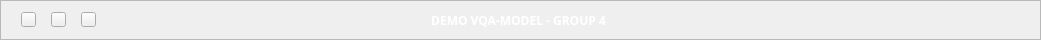
        <widget class="QFrame" name="menuBar">
         <property name="minimumSize">
          <size>
           <width>0</width>
           <height>40</height>
          </size>
         </property>
         <property name="maximumSize">
          <size>
           <width>16777215</width>
           <height>40</height>
          </size>
         </property>
         <property name="font">
          <font>
           <family>Montserrat Thin</family>
          </font>
         </property>
         <property name="frameShape">
          <enum>QFrame::StyledPanel</enum>
         </property>
         <property name="frameShadow">
          <enum>QFrame::Raised</enum>
         </property>
         <layout class="QHBoxLayout" name="horizontalLayout">
          <property name="spacing">
           <number>15</number>
          </property>
          <property name="leftMargin">
           <number>20</number>
          </property>
          <property name="topMargin">
           <number>0</number>
          </property>
          <property name="rightMargin">
           <number>20</number>
          </property>
          <property name="bottomMargin">
           <number>0</number>
          </property>
          <item>
           <widget class="QPushButton" name="btnClose">
            <property name="minimumSize">
             <size>
              <width>15</width>
              <height>15</height>
             </size>
            </property>
            <property name="maximumSize">
             <size>
              <width>15</width>
              <height>15</height>
             </size>
            </property>
            <property name="font">
             <font>
              <family>Montserrat Thin</family>
              <pointsize>11</pointsize>
              <weight>50</weight>
              <italic>false</italic>
              <bold>false</bold>
             </font>
            </property>
            <property name="styleSheet">
             <string notr="true"/>
            </property>
            <property name="text">
             <string/>
            </property>
            <property name="default">
             <bool>false</bool>
            </property>
           </widget>
          </item>
          <item>
           <widget class="QPushButton" name="btnMinimize">
            <property name="minimumSize">
             <size>
              <width>15</width>
              <height>15</height>
             </size>
            </property>
            <property name="maximumSize">
             <size>
              <width>15</width>
              <height>15</height>
             </size>
            </property>
            <property name="font">
             <font>
              <family>Montserrat Thin</family>
              <pointsize>11</pointsize>
              <weight>50</weight>
              <italic>false</italic>
              <bold>false</bold>
             </font>
            </property>
            <property name="styleSheet">
             <string notr="true"/>
            </property>
            <property name="text">
             <string/>
            </property>
           </widget>
          </item>
          <item>
           <widget class="QPushButton" name="btnMaximize">
            <property name="minimumSize">
             <size>
              <width>15</width>
              <height>15</height>
             </size>
            </property>
            <property name="maximumSize">
             <size>
              <width>15</width>
              <height>15</height>
             </size>
            </property>
            <property name="font">
             <font>
              <family>Montserrat Thin</family>
              <pointsize>11</pointsize>
              <weight>50</weight>
              <italic>false</italic>
              <bold>false</bold>
             </font>
            </property>
            <property name="styleSheet">
             <string notr="true"/>
            </property>
            <property name="text">
             <string/>
            </property>
           </widget>
          </item>
          <item>
           <spacer name="horizontalSpacer">
            <property name="font">
             <font>
              <family>Montserrat Thin</family>
             </font>
            </property>
            <property name="orientation">
             <enum>Qt::Horizontal</enum>
            </property>
            <property name="sizeHint" stdset="0">
             <size>
              <width>320</width>
              <height>35</height>
             </size>
            </property>
           </spacer>
          </item>
          <item>
           <widget class="QLabel" name="lblSubtle">
            <property name="font">
             <font>
              <family>Montserrat Thin</family>
              <weight>75</weight>
              <bold>true</bold>
             </font>
            </property>
            <property name="styleSheet">
             <string notr="true">color: rgba(255, 255, 255, 255);</string>
            </property>
            <property name="text">
             <string>DEMO VQA-MODEL - GROUP 4</string>
            </property>
            <property name="alignment">
             <set>Qt::AlignCenter</set>
            </property>
           </widget>
          </item>
          <item>
           <spacer name="horizontalSpacer_2">
            <property name="font">
             <font>
              <family>Montserrat Thin</family>
             </font>
            </property>
            <property name="orientation">
             <enum>Qt::Horizontal</enum>
            </property>
            <property name="sizeHint" stdset="0">
             <size>
              <width>319</width>
              <height>35</height>
             </size>
            </property>
           </spacer>
          </item>
          <item>
           <widget class="QLabel" name="label">
            <property name="minimumSize">
             <size>
              <width>80</width>
              <height>20</height>
             </size>
            </property>
            <property name="maximumSize">
             <size>
              <width>80</width>
              <height>20</height>
             </size>
            </property>
            <property name="text">
             <string/>
            </property>
            <property name="pixmap">
             <pixmap resource="Images.qrc">:/Images/Images/VinBigdataLogo.png</pixmap>
            </property>
            <property name="scaledContents">
             <bool>true</bool>
            </property>
           </widget>
          </item>
         </layout>
        </widget>
